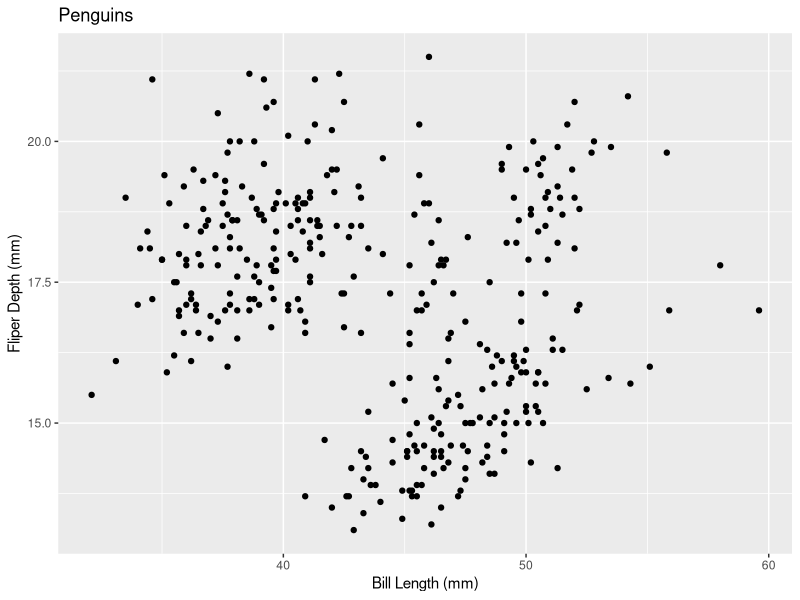

Generate this figure with R:
## ---- chunk 1
knitr::opts_chunk$set(echo = TRUE)
library(tidyverse)
library(palmerpenguins)
## ---- chunk 2
a <- expression(x ^2)
deriv_a <- deriv(a, "x")
x <- 3
eval(deriv_a)

b <- expression(2 * ((3 * a + 2) ^4) -5)
deriv_b <- deriv(b, "a")
a <- 1.2
eval(deriv_b)

c <- expression((-4*t) / ((t^2 +1)^3))
deriv_c <- deriv(c, "t")
t <- 0
eval(deriv_c)
## ---- chunk 3
ggplot(data = penguins ,mapping = aes(x = bill_length_mm , y = bill_depth_mm)) + 
  geom_point() +labs(x = "Bill Length (mm)" ,
                        y= "Fliper Depth (mm)" , title = "Penguins")
